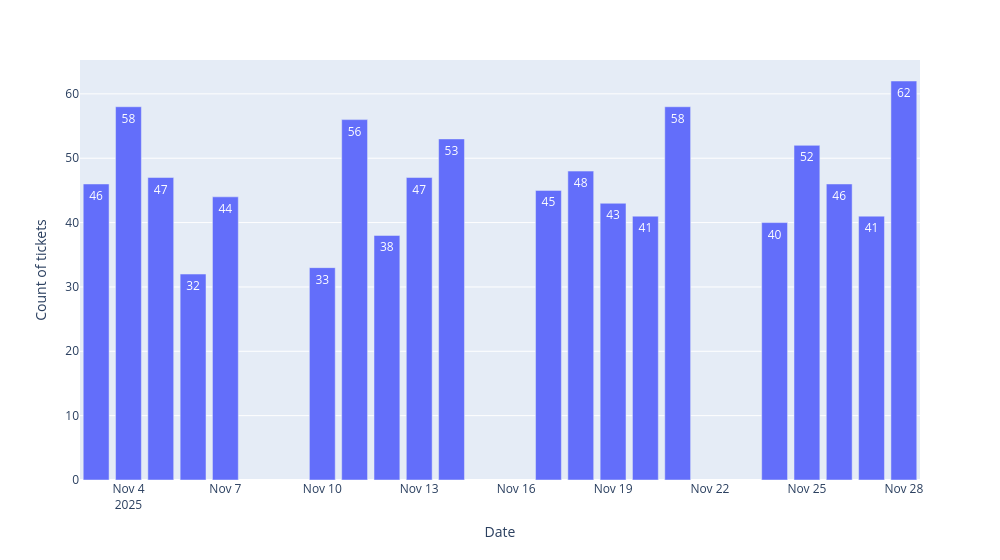

The notebook cell saved with this chart:
### Code cell
result = (
    df[df["month"] == 11][["created_string", "key"]]
    .groupby("created_string")
    .count()
    .reset_index()
)
print(result["key"].mean())
# plot using plotly
fig = px.bar(result, x="created_string", y="key", text="key")
# set width of plot
fig.update_layout(width=1000)
# add x label
fig.update_xaxes(title_text="Date")
# add y label
fig.update_yaxes(title_text="Count of tickets")
fig.show()

### Figure 1 — Plotly figure (JSON) as saved in the notebook; plotly's stock layout.template omitted (floating-point values rounded to 4 significant figures)
{"data": [{"hovertemplate": "created_string=%{x}<br>key=%{text}<extra></extra>", "legendgroup": "", "marker": {"color": "#636efa", "pattern": {"shape": ""}}, "name": "", "orientation": "v", "showlegend": false, "text": [46.0, 58.0, 47.0, 32.0, 44.0, 33.0, 56.0, 38.0, 47.0, 53.0, 45.0, 48.0, 43.0, 41.0, 58.0, 40.0, 52.0, 46.0, 41.0, 62.0], "textposition": "auto", "type": "bar", "x": ["2025-11-03", "2025-11-04", "2025-11-05", "2025-11-06", "2025-11-07", "2025-11-10", "2025-11-11", "2025-11-12", "2025-11-13", "2025-11-14", "2025-11-17", "2025-11-18", "2025-11-19", "2025-11-20", "2025-11-21", "2025-11-24", "2025-11-25", "2025-11-26", "2025-11-27", "2025-11-28"], "xaxis": "x", "y": [46, 58, 47, 32, 44, 33, 56, 38, 47, 53, 45, 48, 43, 41, 58, 40, 52, 46, 41, 62], "yaxis": "y"}], "layout": {"barmode": "relative", "legend": {"tracegroupgap": 0}, "margin": {"t": 60}, "width": 1000, "xaxis": {"anchor": "y", "domain": [0, 1], "title": {"text": "Date"}}, "yaxis": {"anchor": "x", "domain": [0, 1], "title": {"text": "Count of tickets"}}}}
